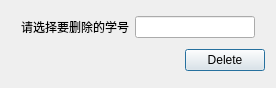
<?xml version="1.0" encoding="UTF-8"?>
<ui version="4.0">
 <class>DeleteDialogClass</class>
 <widget class="QDialog" name="DeleteDialogClass">
  <property name="geometry">
   <rect>
    <x>0</x>
    <y>0</y>
    <width>276</width>
    <height>88</height>
   </rect>
  </property>
  <property name="windowTitle">
   <string>DeleteDialog</string>
  </property>
  <layout class="QVBoxLayout" name="verticalLayout">
   <item>
    <layout class="QHBoxLayout" name="horizontalLayout">
     <property name="leftMargin">
      <number>10</number>
     </property>
     <property name="rightMargin">
      <number>10</number>
     </property>
     <item>
      <widget class="QLabel" name="label">
       <property name="text">
        <string>请选择要删除的学号</string>
       </property>
      </widget>
     </item>
     <item>
      <widget class="QLineEdit" name="lineEditID"/>
     </item>
    </layout>
   </item>
   <item>
    <layout class="QHBoxLayout" name="horizontalLayout_2">
     <item>
      <spacer name="horizontalSpacer">
       <property name="orientation">
        <enum>Qt::Horizontal</enum>
       </property>
       <property name="sizeHint" stdset="0">
        <size>
         <width>40</width>
         <height>20</height>
        </size>
       </property>
      </spacer>
     </item>
     <item>
      <widget class="QPushButton" name="pushButton">
       <property name="text">
        <string>Delete</string>
       </property>
      </widget>
     </item>
    </layout>
   </item>
  </layout>
 </widget>
 <layoutdefault spacing="6" margin="11"/>
 <resources/>
 <connections/>
</ui>
